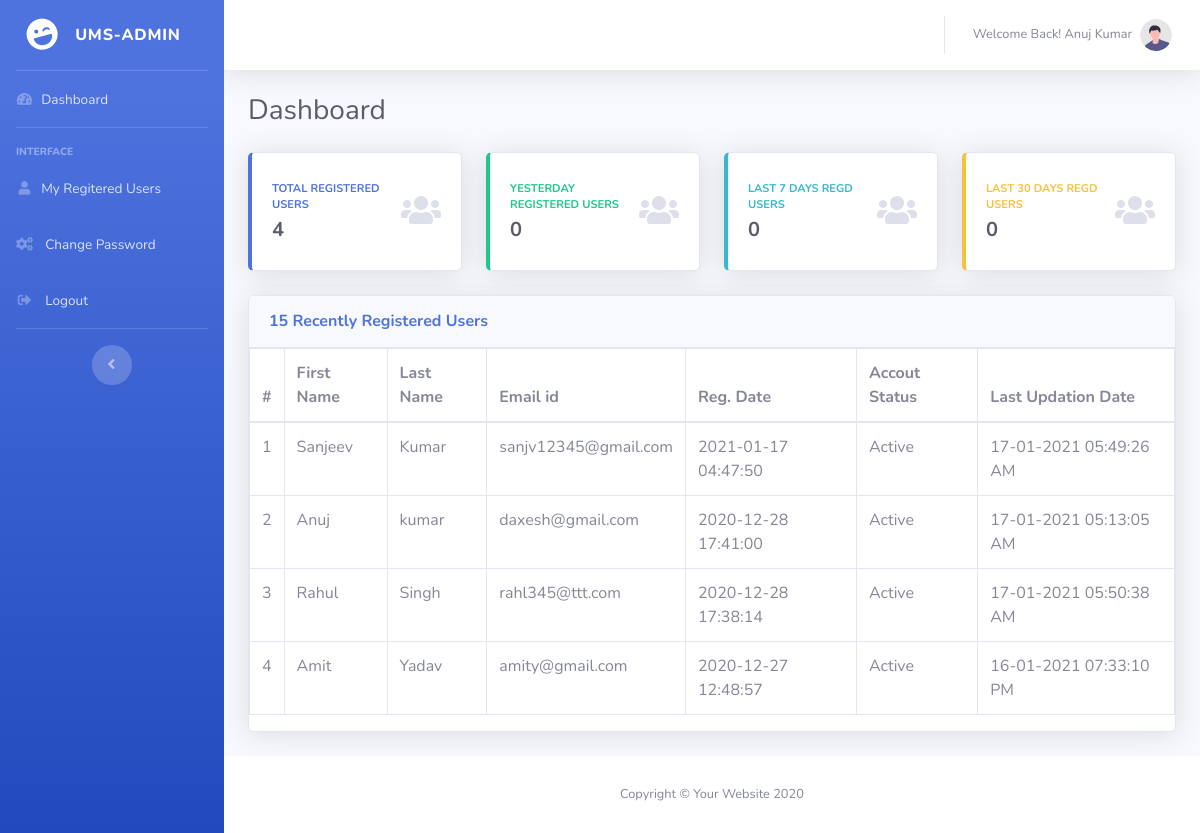
Page /ums-sp/admin/dashboard.php (signed in) on the committed database.
### tables this page shows
CREATE TABLE `tblusers` (
  `id` int(11) NOT NULL,
  `FirstName` varchar(150) DEFAULT NULL,
  `LastName` varchar(150) DEFAULT NULL,
  `EmailId` varchar(255) DEFAULT NULL,
  `UserPassword` varchar(255) DEFAULT NULL,
  `RegDate` timestamp NULL DEFAULT current_timestamp(),
  `IsActive` int(1) DEFAULT NULL,
  `LastUpdationDate` varchar(150) DEFAULT NULL
);

### ums-sp/admin/dashboard.php (the view, shortened to what this page needs)
<?php
include('../includes/config.php');
if (strlen($_SESSION['adid']==0)) {
  header('location:logout.php');
  } else{
?>
<!DOCTYPE html>
<html lang="en">
<head>
    <link href="../vendor/fontawesome-free/css/all.min.css" rel="stylesheet" type="text/css">
    <link href="../css/sb-admin-2.min.css" rel="stylesheet">
</head>
<body id="page-top">
    <div id="wrapper">
  <?php include_once('includes/sidebar.php');?>
        <div id="content-wrapper" class="d-flex flex-column">
            <div id="content">
                <?php include_once('includes/topbar.php');?>
                <div class="container-fluid">
                    <div class="d-sm-flex align-items-center justify-content-between mb-4">
                        <h1 class="h3 mb-0 text-gray-800">Dashboard</h1>
                    </div>
<?php
$query=mysqli_query($con,"call sp_admindashboard()");
while ($result=mysqli_fetch_array($query)) {
?>
                    <div class="row">
                        <div class="col-xl-3 col-md-6 mb-4">
                            <div class="card border-left-primary shadow h-100 py-2">
                                <div class="card-body">
                                    <div class="row no-gutters align-items-center">
                                        <div class="col mr-2">
                                            <div class="text-xs font-weight-bold text-primary text-uppercase mb-1">
                                                Total Registered Users</div>
                                            <div class="h5 mb-0 font-weight-bold text-gray-800"><?php echo $result['totalusers'];?></div>
                                        </div>
                                        <div class="col-auto">
                                            <i class="fas fa-users fa-2x text-gray-300"></i>
                                        </div>
                                    </div>
                                </div>
                            </div>
                        </div>
                        <div class="col-xl-3 col-md-6 mb-4">
                            <div class="card border-left-success shadow h-100 py-2">
                                <div class="card-body">
                                    <div class="row no-gutters align-items-center">
                                        <div class="col mr-2">
                                            <div class="text-xs font-weight-bold text-success text-uppercase mb-1">
                                                Yesterday Registered Users</div>
                                            <div class="h5 mb-0 font-weight-bold text-gray-800"><?php echo $result['yesterdayreguser'];?></div>
                                        </div>
                                        <div class="col-auto">
                                            <i class="fas fa-users fa-2x text-gray-300"></i>
                                        </div>
                                    </div>
                                </div>
                            </div>
                        </div>
                        <div class="col-xl-3 col-md-6 mb-4">
                            <div class="card border-left-info shadow h-100 py-2">
                                <div class="card-body">
                                    <div class="row no-gutters align-items-center">
                                        <div class="col mr-2">
                                            <div class="text-xs font-weight-bold text-info text-uppercase mb-1">Last 7 Days Regd Users
                                            </div>
                                            <div class="row no-gutters align-items-center">
                                                <div class="col-auto">
                                                    <div class="h5 mb-0 mr-3 font-weight-bold text-gray-800"><?php echo $result['lastsevendaysreguser'];?></div>
                                                </div>
                                            </div>
                                        </div>
                                        <div class="col-auto">
                                            <i class="fas fa-users fa-2x text-gray-300"></i>
                                        </div>
                                    </div>
                                </div>
                            </div>
                        </div>
                        <div class="col-xl-3 col-md-6 mb-4">
                            <div class="card border-left-warning shadow h-100 py-2">
                                <div class="card-body">
                                    <div class="row no-gutters align-items-center">
                                        <div class="col mr-2">
                                            <div class="text-xs font-weight-bold text-warning text-uppercase mb-1">
                                                Last 30 Days Regd Users</div>
                                            <div class="h5 mb-0 font-weight-bold text-gray-800"><?php echo $result['lastthirtydaysreguser'];?></div>
                                        </div>
                                        <div class="col-auto">
                                            <i class="fas fa-users fa-2x text-gray-300"></i>
                                        </div>
                                    </div>
                                </div>
                            </div>
                        </div>
                    </div>
<?php } ?>
                    <div class="row">
                        <div class="col-xl-12 col-lg-7">
                            <div class="card shadow mb-4">
                                <div
                                    class="card-header py-3 d-flex flex-row align-items-center justify-content-between">
                                    <h6 class="m-0 font-weight-bold text-primary">15 Recently Registered Users</h6>
                                </div>
                                         <div class="table-responsive">
                                <table class="table table-bordered" id="dataTable" width="100%" cellspacing="0">
                                    <thead>
                                        <tr>
                                            <th>#</th>
                                            <th>First Name</th>
                                            <th>Last Name</th>
                                            <th>Email id</th>
                                            <th>Reg. Date</th>
                                            <th>Accout Status</th>
                                            <th>Last Updation Date</th>
                                        </tr>
                                    </thead>
                                    <tbody>
                                        <?php
$con->next_result();
$sql=mysqli_query($con,"call sp_recent15users()");
$cnt=1;
while ($result=mysqli_fetch_array($sql))
{ ?>
                                        <tr>
                                            <td><?php echo $cnt;?></td>
                                            <td><?php echo $result['FirstName'];?></td>
                                            <td><?php echo $result['LastName'];?></td>
                                            <td><?php echo $result['EmailId'];?></td>
                                            <td><?php echo $result['RegDate'];?></td>
                                            <td><?php  $accountstatus=$result['IsActive'];
if($accountstatus==1):
    echo "Active";
else:
    echo "Blocked";
endif;
    ?>
    </td>
                                            <td><?php echo $result['LastUpdationDate'];?></td>
                                        </tr>
 <?php $cnt++;
                            } ?>
                                     </tbody>
                                </table>
                            </div>
                            </div>
                        </div>
                    </div>
                </div>
            </div>
   <?php include_once('includes/footer.php');?>
        </div>
    </div>
</body>
</html>
<?php } ?>

### ums-sp/admin/includes/sidebar.php
    <ul class="navbar-nav bg-gradient-primary sidebar sidebar-dark accordion" id="accordionSidebar">
        <a class="sidebar-brand d-flex align-items-center justify-content-center" href="index.html">
            <div class="sidebar-brand-icon rotate-n-15">
                <i class="fas fa-laugh-wink"></i>
            </div>
            <div class="sidebar-brand-text mx-3">UMS-ADMIN</div>
        </a>
        <hr class="sidebar-divider my-0">
        <li class="nav-item">
            <a class="nav-link" href="dashboard.php">
                <i class="fas fa-fw fa-tachometer-alt"></i>
                <span>Dashboard</span></a>
        </li>
        <hr class="sidebar-divider">
        <div class="sidebar-heading">
            Interface
        </div>
        <li class="nav-item">
            <a class="nav-link" href="registered-users.php">
                <i class="fas fa-fw fa-user"></i>
                <span>My Regitered Users</span></a>
        </li>
        <li class="nav-item">
            <a class="nav-link" href="change-password.php">
                <i class="fas fa-cogs fa-sm fa-fw mr-2"></i>
                <span>Change Password</span></a>
        </li>
<li class="nav-item">
            <a class="nav-link" href="logout.php">
                <i class="fas fa-sign-out-alt fa-sm fa-fw mr-2"></i>
                <span>Logout</span></a>
        </li>
        <hr class="sidebar-divider d-none d-md-block">
        <div class="text-center d-none d-md-inline">
            <button class="rounded-circle border-0" id="sidebarToggle"></button>
        </div>
    </ul>

### ums-sp/admin/includes/topbar.php (shortened to what this page needs)
<nav class="navbar navbar-expand navbar-light bg-white topbar mb-4 static-top shadow">
                   <ul class="navbar-nav ml-auto">
                       <li class="nav-item dropdown no-arrow">
                           <a class="nav-link dropdown-toggle" href="#" id="userDropdown" role="button"
                               data-toggle="dropdown" aria-haspopup="true" aria-expanded="false">
                       <span class="mr-2 d-none d-lg-inline text-gray-600 small">Welcome Back! <?php echo $_SESSION['fllname'];?></span>
                               <img class="img-profile rounded-circle"
                                   src="../img/undraw_profile.svg">
                           </a>
                       </li>
                   </ul>
               </nav>

### ums-sp/admin/includes/footer.php
<footer class="sticky-footer bg-white">
             <div class="container my-auto">
                 <div class="copyright text-center my-auto">
                     <span>Copyright &copy; Your Website 2020</span>
                 </div>
             </div>
         </footer>

### rows in the picture
tblusers: FirstName "Sanjeev", LastName "Kumar", EmailId "sanjv12345@gmail.com", RegDate "2021-01-17 04:47:50", IsActive "Active", LastUpdationDate "17-01-2021 05:49:26 AM"
tblusers: FirstName "Anuj", LastName "kumar", EmailId "daxesh@gmail.com", RegDate "2020-12-28 17:41:00", IsActive "Active", LastUpdationDate "17-01-2021 05:13:05 AM"
tblusers: FirstName "Rahul", LastName "Singh", EmailId "rahl345@ttt.com", RegDate "2020-12-28 17:38:14", IsActive "Active", LastUpdationDate "17-01-2021 05:50:38 AM"
tblusers: FirstName "Amit", LastName "Yadav", EmailId "amity@gmail.com", RegDate "2020-12-27 12:48:57", IsActive "Active", LastUpdationDate "16-01-2021 07:33:10 PM"

### other values in the picture
$_SESSION['fllname'] "Anuj Kumar"
$result['totalusers'] "4"
$result['yesterdayreguser'] "0"
$result['lastsevendaysreguser'] "0"
$result['lastthirtydaysreguser'] "0"
